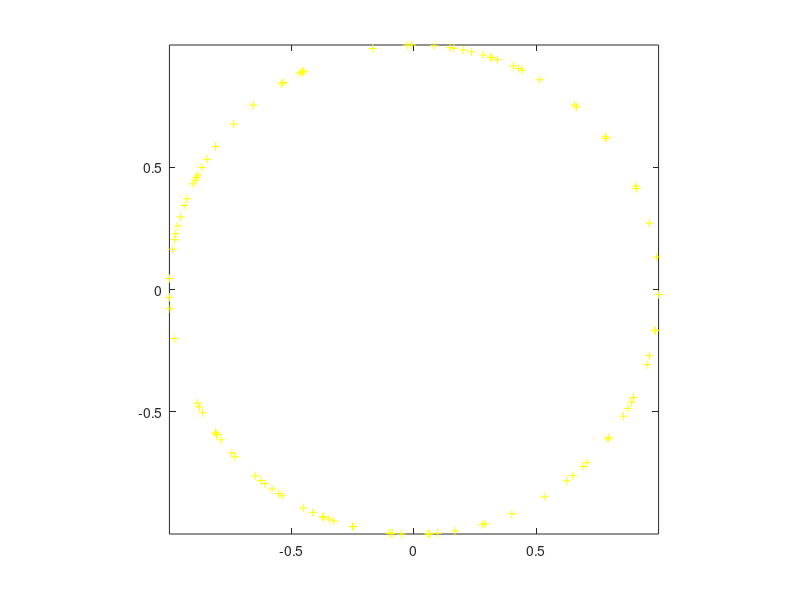

Here is the MATLAB script that generated this plot: (Note: this script raises an error after producing the figure.)
% QUANT100.M tests "quantize.m" with 100 points.  Set NDirections beforehand.

angles=2*pi*rand(1,100)-pi*ones(1,100);
fig=gcf;
clf;
plot(exp(i*angles),'y+');
axis('image');
hold on;
for k=1:100,
  q=quantize(angles(k),NDirections);
  v=exp(i*angles(k));
  x=real(1.01*v);
  y=imag(1.01*v);
  text(x,y,num2str(q));
end

increment=2*pi/NDirections;
binends=exp(i.*[-pi+increment/2:increment:pi-increment/2]);
len=length(binends);
binpoints=zeros(2,2*len);
for k=1:len,
  binpoints(1,2*k)=real(binends(k));
  binpoints(2,2*k)=imag(binends(k));
end

l=line(binpoints(1,:),binpoints(2,:),'linestyle',':','color',[0 0 1]);
